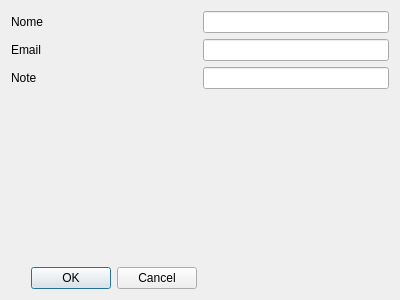
<?xml version="1.0" encoding="UTF-8"?>
<ui version="4.0">
 <class>NewContattoDialog</class>
 <widget class="QDialog" name="NewContattoDialog">
  <property name="geometry">
   <rect>
    <x>0</x>
    <y>0</y>
    <width>400</width>
    <height>300</height>
   </rect>
  </property>
  <property name="windowTitle">
   <string>Nuovo contatto</string>
  </property>
  <layout class="QGridLayout" name="gridLayout">
   <item row="4" column="0">
    <widget class="QDialogButtonBox" name="buttonBox">
     <property name="orientation">
      <enum>Qt::Horizontal</enum>
     </property>
     <property name="standardButtons">
      <set>QDialogButtonBox::Cancel|QDialogButtonBox::Ok</set>
     </property>
    </widget>
   </item>
   <item row="0" column="0">
    <widget class="QLabel" name="label">
     <property name="text">
      <string>Nome</string>
     </property>
    </widget>
   </item>
   <item row="1" column="0">
    <widget class="QLabel" name="label_2">
     <property name="text">
      <string>Email</string>
     </property>
    </widget>
   </item>
   <item row="2" column="0">
    <widget class="QLabel" name="label_3">
     <property name="text">
      <string>Note</string>
     </property>
    </widget>
   </item>
   <item row="0" column="1">
    <widget class="QLineEdit" name="nomeLE"/>
   </item>
   <item row="1" column="1">
    <widget class="QLineEdit" name="emailLE"/>
   </item>
   <item row="2" column="1">
    <widget class="QLineEdit" name="noteLE"/>
   </item>
   <item row="3" column="0">
    <spacer name="verticalSpacer">
     <property name="orientation">
      <enum>Qt::Vertical</enum>
     </property>
     <property name="sizeHint" stdset="0">
      <size>
       <width>20</width>
       <height>40</height>
      </size>
     </property>
    </spacer>
   </item>
  </layout>
 </widget>
 <resources/>
 <connections>
  <connection>
   <sender>buttonBox</sender>
   <signal>accepted()</signal>
   <receiver>NewContattoDialog</receiver>
   <slot>accept()</slot>
   <hints>
    <hint type="sourcelabel">
     <x>248</x>
     <y>254</y>
    </hint>
    <hint type="destinationlabel">
     <x>157</x>
     <y>274</y>
    </hint>
   </hints>
  </connection>
  <connection>
   <sender>buttonBox</sender>
   <signal>rejected()</signal>
   <receiver>NewContattoDialog</receiver>
   <slot>reject()</slot>
   <hints>
    <hint type="sourcelabel">
     <x>316</x>
     <y>260</y>
    </hint>
    <hint type="destinationlabel">
     <x>286</x>
     <y>274</y>
    </hint>
   </hints>
  </connection>
 </connections>
</ui>
